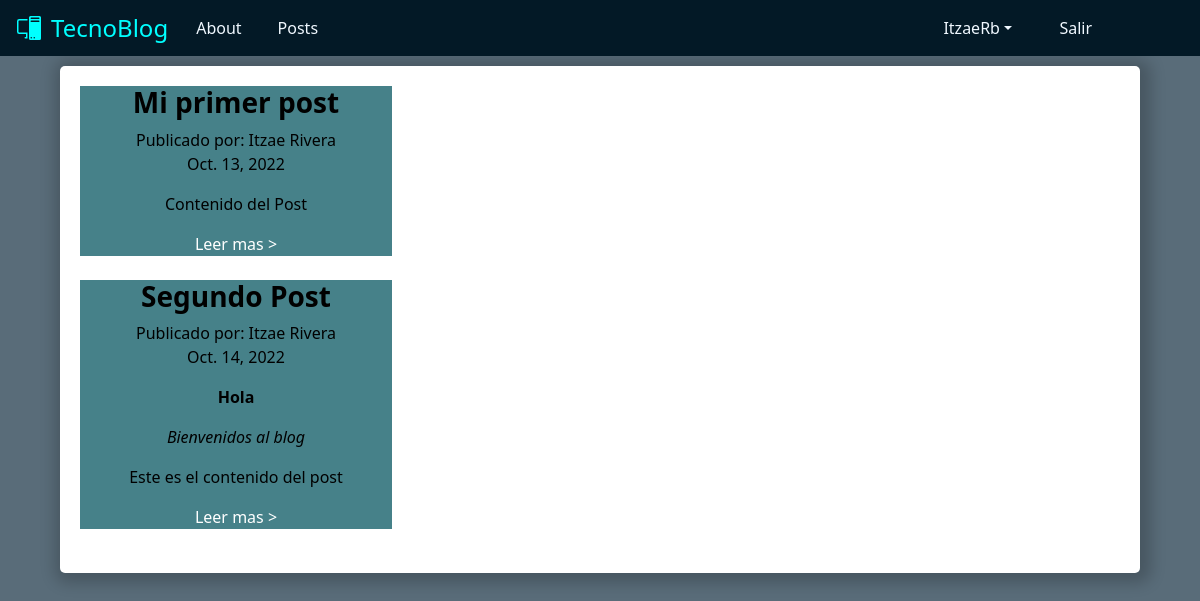
The page /tecnoBlog/verPostsUsr (signed in) on the database its author committed.
### tecnoBlog/models.py (models this page shows, shortened)
class Blogs(models.Model):
    idBlog = models.IntegerField()
    titulo = models.CharField(max_length=40)
    subtitulo = models.CharField(max_length=60)
    contenido = models.CharField(max_length=500)
    autor = models.CharField(max_length=60)
    fecha = models.DateField()

### tecnoBlog/views.py (the view)
# urls.py: path('tecnoBlog/verPostsUsr',verPostsUser),
@login_required
def verPostsUser(request=None):
    blogs = Blogs.objects.all() #Trae todo
    return render(request, "verPostsUsuarios.html", {"blogs": blogs})

### tecnoBlog/template/verPostsUsuarios.html
{% extends 'homePageUsuario.html' %}
{% block content %}
    <div class="contenido_home">
        {% for blog in blogs %}
            <div class="listaPosts">
                <h3><b>{{ blog.titulo }}</b></h3>
                <label for=""> Publicado por: {{ blog.autor }}</label>
                <br>
                <p>{{ blog.fecha }}</p>
                <p>{{ blog.contenido | safe }}</p>
                <a class="leerMas" href="">Leer mas ></a>
            </div>
            <br>
        {% endfor %}
    </div>
{% endblock %}

### tecnoBlog/template/homePageUsuario.html (shortened to what this page needs)
<!DOCTYPE html>
<html lang="es">
<head>
    {% load static %}
    <link rel="stylesheet" href="{%static 'css/bootstrap.min.css'%}">
    <link rel="stylesheet" href="{%static 'css/myestilo.css'%}">
</head>
<body>
    <header>
        <nav class="navbar navbar-expand-xl" aria-label="Sixth navbar example">
            <div class="container-fluid">
                <a class="titulo_nav" href="/homePage">TecnoBlog</a>
              <div class="collapse navbar-collapse" id="navbarsExample06">
                <ul class="navbar-nav me-auto mb-2 mb-xl-0">
                  <li class="nav-item">
                    <a class="nav-link" href="#">About</a>
                  </li>
                  <li class="nav-item">
                    <a class="nav-link" href="/tecnoBlog/verPostsUsr">Posts</a>
                  </li>
                  <li class="nav-item" style="position: absolute; right: 100px">
                    <a class="nav-link" aria-current="page" href="/logout/">Salir</a>
                </li>
                <li class="nav-item dropdown"  style="position: absolute; right: 180px">
                  <a class="nav-link dropdown-toggle" href="#" data-bs-toggle="dropdown" aria-expanded="false">{{ user.username }}</a>
                </li>
                </ul>
              </div>
            </div>
          </nav>
    </header>
</body>
<body>
  {% block content %}{% endblock %}
</body>
</html>

### tecnoBlog/static/css/myestilo.css (style rules this page uses)
body { background-color: #596c79; }
nav { background-color: #031926; }
.titulo_nav { color: aqua; text-decoration: none; font-size:x-large; }
.nav-link { color: aliceblue; text-align: center; margin-left: 20px; }
.bi-pc-display { color: aqua; margin-left:5px; margin-right: 10px; }
.contenido_home { display: flex; width: 90%; height: auto; margin:auto; margin-top: 10px; flex-direction: column; background-color: white; border-radius: 5px; padding: 20px; color: black; box-shadow: 3px 2px 15px 8px rgba(0, 0, 0, 0.2); text-align: center; }
.listaPosts { background-color: #468189; width: 30%; }
.leerMas { text-decoration: none; color: white; }

### rows shown on the page
Blogs: titulo "Mi primer post", autor "Itzae Rivera", fecha "Oct. 13, 2022", contenido "Contenido del Post"
Blogs: titulo "Segundo Post", autor "Itzae Rivera", fecha "Oct. 14, 2022", contenido "Hola Bienvenidos al blog Este es el contenido del post"

### other values the page prints
{{ user.username }} "ItzaeRb"
